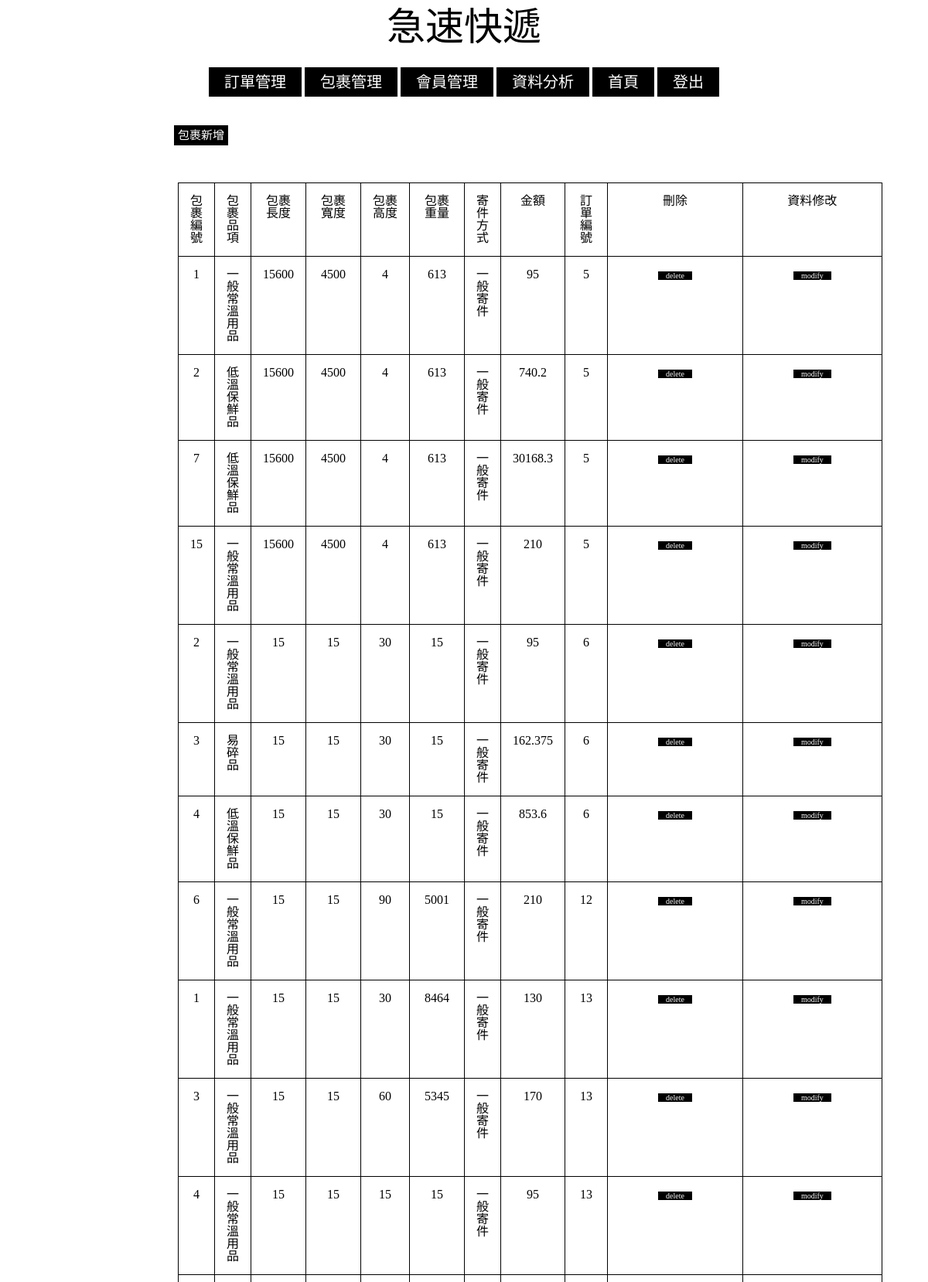
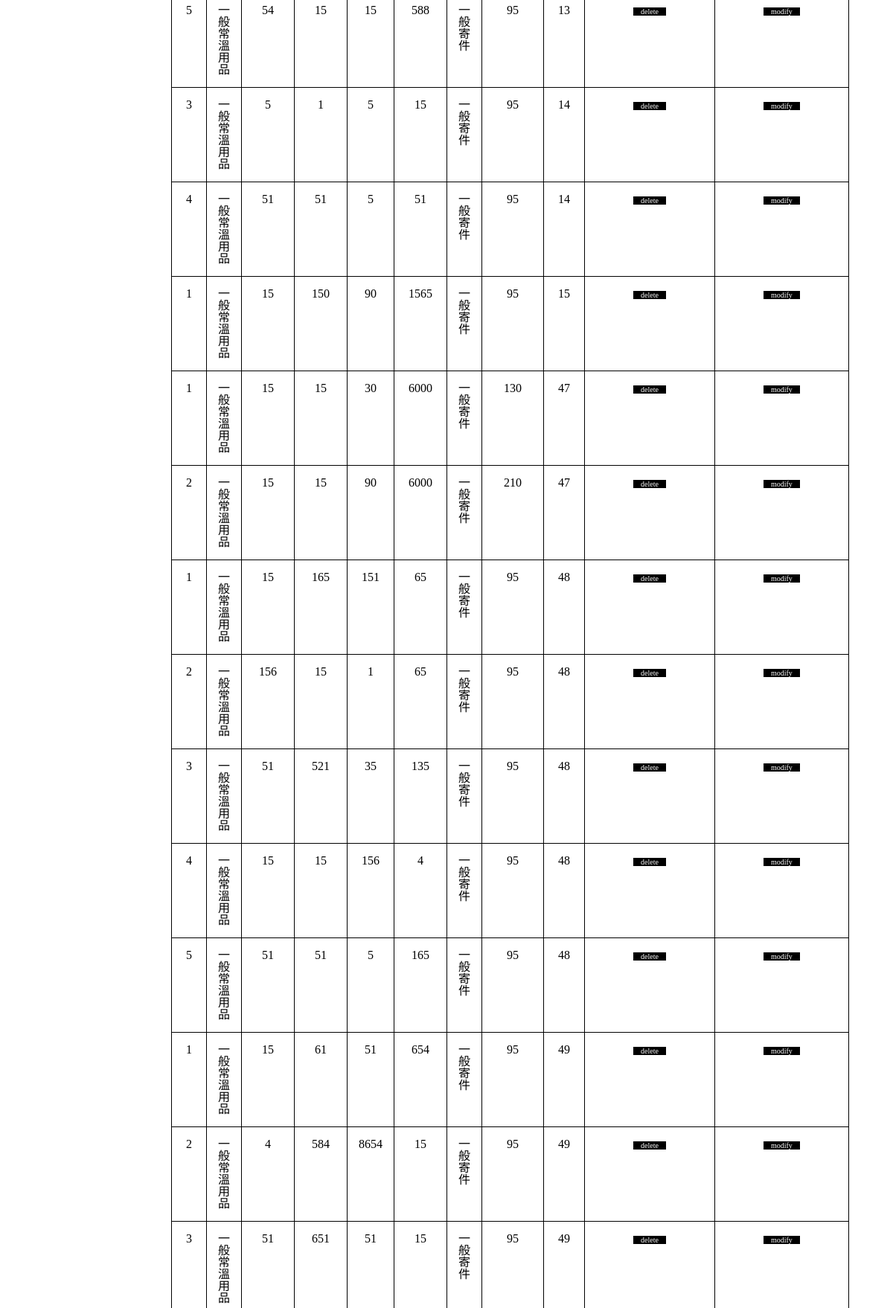
The page /actionpupdate_m.php (signed in, upper part) on the database its author committed (2 pictures, top to bottom).
### tables this page shows
CREATE TABLE `package` (
  `pac_id` int(11) NOT NULL,
  `pac_type` varchar(15) NOT NULL,
  `pac_length` int(11) NOT NULL,
  `pac_width` int(11) NOT NULL,
  `pac_height` int(11) NOT NULL,
  `pac_weight` int(11) NOT NULL,
  `pac_delivery_method` varchar(15) NOT NULL,
  `pac_price` float NOT NULL,
  `inv_id` int(11) NOT NULL
);

### actionpupdate_m.php (the view, shortened to what this page needs)
<!DOCTYPE html>
<html>
<head>
    <link rel="stylesheet" href="manager.css">
</head>
    <body>
    <h1>急速快遞</h1> <br/>
<?php
include("config.php");
if (empty($_SESSION["loginsession"])) { ?>
	<div class = "menu">
            <a href="Service.php">商品服務</a>
            <a href="send.php">寄件</a>
            <a href="recive.php">收件</a>
            <a href="search.php">查詢</a>
            <a href="account.php">帳號</a>
    </div>
<?php
	echo "<br/><br/><h2>請先登入會員!!!</h2>";
	header("refresh:3;url = login.php");
} else {
$account = $_SESSION["loginsession"];
$sql = "SELECT manager_right FROM member WHERE mem_account_num = '$account'";
$result = mysqli_query($link, $sql);
$row = mysqli_fetch_array($result);
	   if($row["manager_right"] == 0) { ?>
	   <div class = "menu">
            <a href="Service.php">商品服務</a>
            <a href="send.php">寄件</a>
            <a href="recive.php">收件</a>
            <a href="search.php">查詢</a>
            <a href="account.php">帳號</a>
            <a href="logout.php">登出</a>
       </div>
<?php
	echo "<br/><br/><h2>權限不夠!!!</h2>";
	header("refresh:3;url = index.php");
	}
	else{?>
	<div class = "menu">
        <a href = "invoice_list.php">訂單管理</a>
        <a href = "package_list.php">包裹管理</a>
        <a href = "list_m.php">會員管理</a>
        <a href = "analysis_m.php">資料分析</a>
        <a href="index.php">首頁</a>
         <a href="logout.php">登出</a>
    </div>
    <div class = "ptable">
	<h2>
	    <a href = "packagesend_m.php">包裹新增</a>
	</h2>
	</div>
    <div class = "package">
<?php
mysqli_query($link,"SET NAMES 'UTF8'");
        $result = mysqli_query($link, "SELECT * FROM package order by inv_id, pac_id");
        echo "<table border=1>";
        echo "<thead>";
        echo "<tr>";
        echo "<th>包裹編號</th>";
        echo "<th>包裹品項</th>";
        echo "<th>包裹長度</th>";
        echo "<th>包裹寬度</th>";
        echo "<th>包裹高度</th>";
        echo "<th>包裹重量</th>";
        echo "<th>寄件方式</th>";
        echo "<th>金額</th>";
        echo "<th>訂單編號</th>";
        echo "<th>刪除</th>";
        echo "<th>資料修改</th>";
        echo "</tr>";
        echo "</thead>";
        while($row = mysqli_fetch_assoc($result)){
	        echo "<tr>";
        	echo "<td>";
	        echo $row["pac_id"];
	        $id = $row["pac_id"];
        	echo "</td><td>";
        	echo $row["pac_type"];
        	echo "</td><td>";
        	echo $row["pac_length"];
        	echo "</td><td>";
        	echo $row["pac_width"];
            echo "</td><td>";
        	echo $row["pac_height"];
            echo "</td><td>";
        	echo $row["pac_weight"];
            echo "</td><td>";
        	echo $row["pac_delivery_method"];
            echo "</td><td>";
        	echo $row["pac_price"];
            echo "</td><td>";
        	echo $row["inv_id"];
        	$inv_id = $row["inv_id"];
        	echo "</td>";
        	echo "<td>";
        	echo "<a href = 'pdelete_m.php?pac_id=$id&inv_id=$inv_id'>delete</a>";
        	echo "</td>";
        	echo "<td>";
        	echo "<a href = 'pupdate_m.php?pac_id=$id&inv_id=$inv_id'>modify</a>";
        	echo "</td>";
        	echo "</tr>";
        }
        echo "</table>";
    }
}
        ?>
    </div>
</body>
</html>

### manager.css (style rules this page uses)
html, body, div, span, applet, object, iframe, h1, h2, h3, h4, h5, h6, p, blockquote, pre, a, abbr, acronym, address, big, cite, code, del, dfn, em, img, ins, kbd, q, s, samp, small, strike, strong, sub, sup, tt, var, b, u, i, center, dl, dt, dd, ol, ul, li, fieldset, form, label, legend, table, caption, tbody, tfoot, thead, tr, th, td, article, aside, canvas, details, embed, figure, figcaption, footer, header, hgroup, menu, nav, output, ruby, section, summary, time, mark, audio, video { margin: 0; padding: 0; border: 0; font-size: 100%; font: inherit; vertical-align: baseline; }
body { line-height: 1; }
table { border-collapse: collapse; border-spacing: 0; }
body { width: 700px; margin: 0 auto; }
h1 { text-align: center; font-size: 50px; font-family: 微軟正黑體; margin: 10px 10px 20px 10px; }
h2 { text-align: center; font-size: 35px; font-family: 微軟正黑體; margin: 35px 20px 20px 10px; }
.menu { text-align: center; }
.menu a { text-decoration: none; background-color: black; color: white; font-size: 20px; font-family: 微軟正黑體; margin: 10px 0px 10px 0px; padding: 8px 20px 8px 20px; }
a { text-decoration: none; background-color: black; color: white; font-size: 10px; font-family: 微軟正黑體; margin: 0px 50px 0px 50px; padding: 0px 10px 0px 10px }
.package table { text-align: center; border-collapse: collapse; width: 100%; margin: 50px 0px 0px -20px; }
.ptable h2 { text-align: center; font-size: 35px; font-family: 微軟正黑體; margin: 35px 20px 0px -750px; }
.ptable a { text-decoration: none; background-color: black; color: white; font-size: 15px; font-family: 微軟正黑體; margin: 0px 10px 0px 100px; padding: 5px 5px 5px 5px }
table, th, td { border: 1px solid black; }
table { border-collapse: collapse; width: 100%; margin: 50px 0px 0px -200px; }
th, td { padding: 15px; }

### rows shown on the page
package: pac "1", pac_type "一般常溫用品", pac_length "15600", pac_width "4500", pac_height "4", pac_weight "613", pac_delivery_method "一般寄件", pac_price "95", inv "5"
package: pac "2", pac_type "低溫保鮮品", pac_length "15600", pac_width "4500", pac_height "4", pac_weight "613", pac_delivery_method "一般寄件", pac_price "740.2", inv "5"
package: pac "7", pac_type "低溫保鮮品", pac_length "15600", pac_width "4500", pac_height "4", pac_weight "613", pac_delivery_method "一般寄件", pac_price "30168.3", inv "5"
package: pac "15", pac_type "一般常溫用品", pac_length "15600", pac_width "4500", pac_height "4", pac_weight "613", pac_delivery_method "一般寄件", pac_price "210", inv "5"
package: pac "2", pac_type "一般常溫用品", pac_length "15", pac_width "15", pac_height "30", pac_weight "15", pac_delivery_method "一般寄件", pac_price "95", inv "6"
package: pac "3", pac_type "易碎品", pac_length "15", pac_width "15", pac_height "30", pac_weight "15", pac_delivery_method "一般寄件", pac_price "162.375", inv "6"
package: pac "4", pac_type "低溫保鮮品", pac_length "15", pac_width "15", pac_height "30", pac_weight "15", pac_delivery_method "一般寄件", pac_price "853.6", inv "6"
package: pac "6", pac_type "一般常溫用品", pac_length "15", pac_width "15", pac_height "90", pac_weight "5001", pac_delivery_method "一般寄件", pac_price "210", inv "12"
package: pac "1", pac_type "一般常溫用品", pac_length "15", pac_width "15", pac_height "30", pac_weight "8464", pac_delivery_method "一般寄件", pac_price "130", inv "13"
package: pac "3", pac_type "一般常溫用品", pac_length "15", pac_width "15", pac_height "60", pac_weight "5345", pac_delivery_method "一般寄件", pac_price "170", inv "13"
package: pac "4", pac_type "一般常溫用品", pac_length "15", pac_width "15", pac_height "15", pac_weight "15", pac_delivery_method "一般寄件", pac_price "95", inv "13"
package: pac "5", pac_type "一般常溫用品", pac_length "54", pac_width "15", pac_height "15", pac_weight "588", pac_delivery_method "一般寄件", pac_price "95", inv "13"
package: pac "3", pac_type "一般常溫用品", pac_length "5", pac_width "1", pac_height "5", pac_weight "15", pac_delivery_method "一般寄件", pac_price "95", inv "14"
package: pac "4", pac_type "一般常溫用品", pac_length "51", pac_width "51", pac_height "5", pac_weight "51", pac_delivery_method "一般寄件", pac_price "95", inv "14"
package: pac "1", pac_type "一般常溫用品", pac_length "15", pac_width "150", pac_height "90", pac_weight "1565", pac_delivery_method "一般寄件", pac_price "95", inv "15"
package: pac "1", pac_type "一般常溫用品", pac_length "15", pac_width "15", pac_height "30", pac_weight "6000", pac_delivery_method "一般寄件", pac_price "130", inv "47"
package: pac "2", pac_type "一般常溫用品", pac_length "15", pac_width "15", pac_height "90", pac_weight "6000", pac_delivery_method "一般寄件", pac_price "210", inv "47"
package: pac "1", pac_type "一般常溫用品", pac_length "15", pac_width "165", pac_height "151", pac_weight "65", pac_delivery_method "一般寄件", pac_price "95", inv "48"
package: pac "2", pac_type "一般常溫用品", pac_length "156", pac_width "15", pac_height "1", pac_weight "65", pac_delivery_method "一般寄件", pac_price "95", inv "48"
package: pac "3", pac_type "一般常溫用品", pac_length "51", pac_width "521", pac_height "35", pac_weight "135", pac_delivery_method "一般寄件", pac_price "95", inv "48"
package: pac "4", pac_type "一般常溫用品", pac_length "15", pac_width "15", pac_height "156", pac_weight "4", pac_delivery_method "一般寄件", pac_price "95", inv "48"
package: pac "5", pac_type "一般常溫用品", pac_length "51", pac_width "51", pac_height "5", pac_weight "165", pac_delivery_method "一般寄件", pac_price "95", inv "48"
package: pac "1", pac_type "一般常溫用品", pac_length "15", pac_width "61", pac_height "51", pac_weight "654", pac_delivery_method "一般寄件", pac_price "95", inv "49"
package: pac "2", pac_type "一般常溫用品", pac_length "4", pac_width "584", pac_height "8654", pac_weight "15", pac_delivery_method "一般寄件", pac_price "95", inv "49"
package: pac "3", pac_type "一般常溫用品", pac_length "51", pac_width "651", pac_height "51", pac_weight "15", pac_delivery_method "一般寄件", pac_price "95", inv "49"
